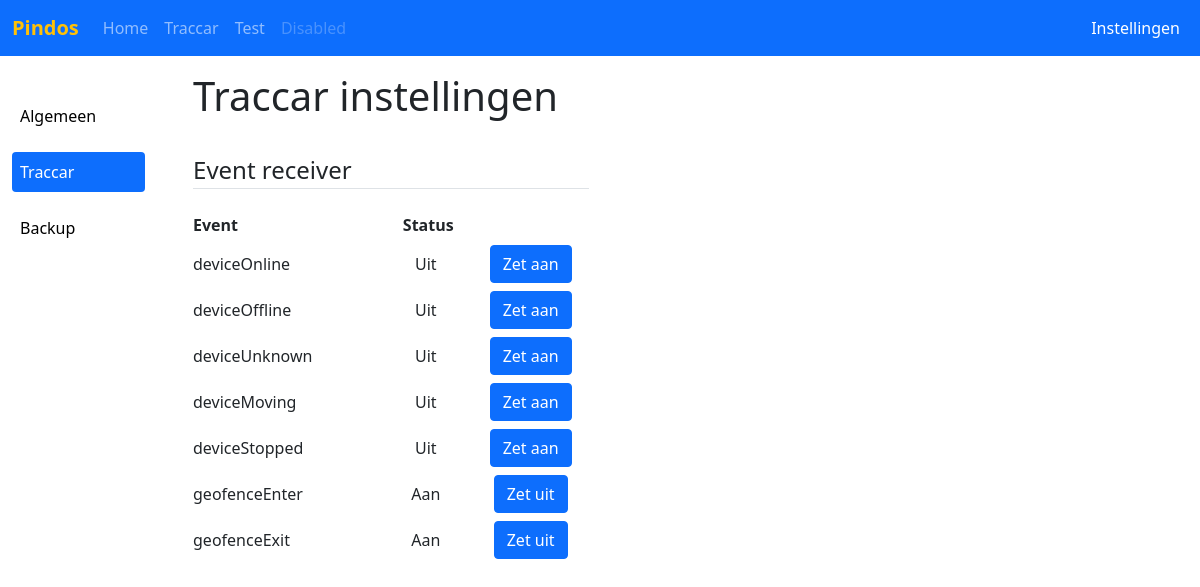
Page /config/traccar/ on the committed database.
### app/config/models.py (models this page shows, shortened)
class TraccarEvent(db.Model):
    id = db.Column(db.Integer, primary_key=True)
    type = db.Column(db.String(25), unique=True, nullable=False)
    status = db.Column(db.String(5), nullable=False)

### app/config/routes.py (the view, shortened to what this page needs)
@config.route("/config/traccar/", methods=['GET','POST'])
def config_traccar():
    events = TraccarEvent.query.all()
    form = ConfigReceiverForm()
    return render_template("config-traccar.html", active="Instellingen", active2="Traccar", events=events, form=form)

### app/config/forms.py
class ConfigReceiverForm(FlaskForm):
  deviceOnline_Aan = SubmitField('Zet uit')
  deviceOffline_Aan = SubmitField('Zet uit')
  deviceUnknown_Aan = SubmitField('Zet uit')
  deviceMoving_Aan = SubmitField('Zet uit')
  deviceStopped_Aan = SubmitField('Zet uit')
  geofenceEnter_Aan = SubmitField('Zet uit')
  geofenceExit_Aan = SubmitField('Zet uit')
  deviceOnline_Uit = SubmitField('Zet aan')
  deviceOffline_Uit = SubmitField('Zet aan')
  deviceUnknown_Uit = SubmitField('Zet aan')
  deviceMoving_Uit = SubmitField('Zet aan')
  deviceStopped_Uit = SubmitField('Zet aan')
  geofenceEnter_Uit = SubmitField('Zet aan')
  geofenceExit_Uit = SubmitField('Zet aan')

### app/templates/config-traccar.html (shortened to what this page needs)
{% extends "base-config.html" %}
{% block config_content %}
<div class="container ps-md-5 pt-3 pb-5">
  <h1>Traccar instellingen</h1>
  <form method="POST" action="">
    <div class="row">
      <div class="col-12 col-lg-5">
        <div class="fs-4 pt-4 border-bottom mb-4">Event receiver</div>
        <div class="row mb-2 justify-content-between align-items-lg-center">
          <div class="col-6 fw-bold">Event</div>
          <div class="col-2 fw-bold text-center">Status</div>
        </div>
        {% for event in events %}
          <div class="row mb-2 justify-content-between align-items-lg-center">
            <div class="col-6">{{ event.type }}</div>
            <div class="col-2 text-center">{{ event.status }}</div>
            <div class="col-4  text-center">{{ form[event.type+'_'+event.status](class="btn btn-primary") }}</div>
          </div>
        {% endfor %}
      </div>
    </div>
  </form>
</div>
{% endblock %}

### app/templates/base-config.html (shortened to what this page needs)
{% extends "base.html" %}
{% block content %}
<div class="container-fluid d-flex flex-column flex-md-row">
  <nav class="nav-pills navbar-expand-md navbar-light d-flex flex-md-column pt-3" style="width:150px;">
    <div class="collapse navbar-collapse align-items-md-start pt-4 w-100" id="navbarLeft">
      <div class="navbar-nav w-100 d-flex flex-md-column text-center text-md-start">
        <a class="nav-link mb-3 text{% if active2 == "Algemeen" %}-white active" aria-current="page"{% else %}-black"{% endif %} href="{{ url_for('config.config_general') }}">Algemeen</a>
        <a class="nav-link mb-3 text{% if active2 == "Traccar" %}-white active" aria-current="page"{% else %}-black"{% endif %} href="{{ url_for('config.config_traccar') }}">Traccar</a>
        <a class="nav-link mb-3 text{% if active2 == "Backup" %}-white active" aria-current="page"{% else %}-black"{% endif %} href="#">Backup</a>
      </div>
    </div>
  </nav>
  <main style="width:100%;">
   {% block config_content %}{% endblock %}
  </main>
</div>
{% endblock %}

### app/templates/base.html (shortened to what this page needs)
<!doctype html>
<html>
  <head>
    <link href="https://cdn.jsdelivr.net/npm/bootstrap@5.1.3/dist/css/bootstrap.min.css" rel="stylesheet">
  </head>
  <body>
    <nav class="navbar navbar-expand-lg navbar-dark bg-primary">
      <div class="container-fluid">
        <a class="navbar-brand text-warning fw-bold" href="#">Pindos</a>
        <div class="collapse navbar-collapse" id="navbarTop">
          <div class="navbar-nav">
            <a class="nav-link{% if active == "Home" %} active" aria-current="page{% endif %}" href="{{ url_for('index') }}">Home</a>
            <a class="nav-link{% if active == "Traccar" %} active" aria-current="page{% endif %}" href="{{ url_for('traccar.traccar_route') }}">Traccar</a>
            <a class="nav-link{% if active == "Test" %} active" aria-current="page{% endif %}" href="{{ url_for('test') }}">Test</a>
            <a class="nav-link disabled">Disabled</a>
          </div>
          <div class="navbar-nav ms-auto">
            <a class="nav-link{% if active == "Instellingen" %} active" aria-current="page{% endif %}" href="{{ url_for('config.config_general') }}">Instellingen</a>
          </div>
        </div>
      </div>
    </nav>
    {% block content %}{% endblock %}
  </body>
</html>

### rows in the picture
TraccarEvent: type "deviceOnline", status "Uit"
TraccarEvent: type "deviceOffline", status "Uit"
TraccarEvent: type "deviceUnknown", status "Uit"
TraccarEvent: type "deviceMoving", status "Uit"
TraccarEvent: type "deviceStopped", status "Uit"
TraccarEvent: type "geofenceEnter", status "Aan"
TraccarEvent: type "geofenceExit", status "Aan"
